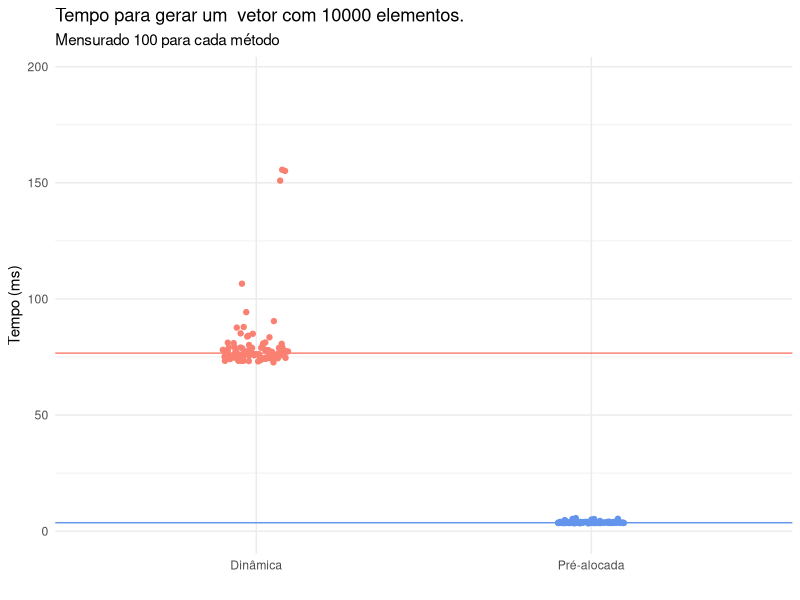
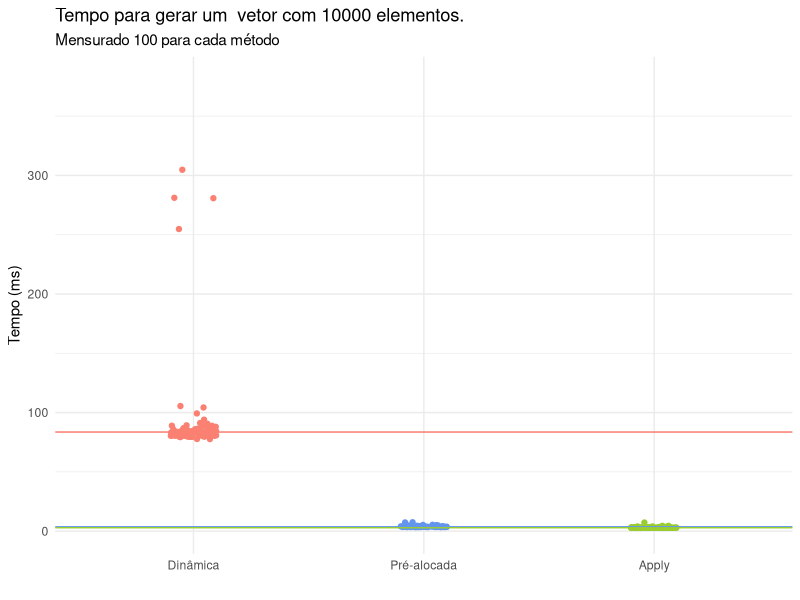
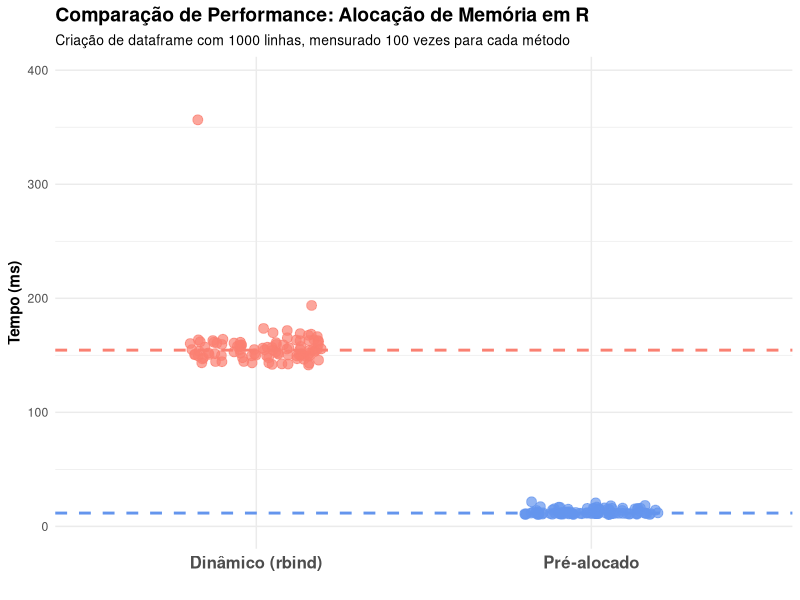

Generate these figures, in order, with R:
## ---- chunk 1

library(lobstr)
library(microbenchmark)
library(ggplot2)
## ---- chunk 2
out <- c()
for (i in 1:4) {
  out <- c(out, i)
  print(out)}
## ---- chunk 3
out <- c()
for (i in 1:4) {
  out <- c(out, i)
  cat('It', i, '| memory address:', lobstr::obj_addr(out), '\n')}
## ---- chunk 4
out <- rep(NA, 4)
for (i in 1:5) {
  out[i] <- i
  cat('It', i, '| memory address:', lobstr::obj_addr(out), '\n')}
## ---- chunk 5
n <- 10000

for_loop_timing <- microbenchmark(

  'Dinâmica' = {
    out <- c()
    for (i in 1:n) { out <- c(out, i) }
  },
  'Pré-alocada' = {
    out <- rep(NA, n)
    for (i in 1:n) { out[i] <- i }
  },
  times = 100
)

## ---- chunk 6

for_medians <- summary(for_loop_timing, unit = 'ms')$median
for_loop_timing$time_ms <- for_loop_timing$time / 1000000

ggplot(for_loop_timing, aes(x = expr, y = time_ms, color = expr)) +
  geom_jitter(width = .1) +
  labs(x = '', y = 'Tempo (ms)',
       title = 'Tempo para gerar um  vetor com 10000 elementos.',
       subtitle = 'Mensurado 100 para cada método',
       ) +
  ylim(0, max(for_loop_timing$time_ms) * 1.25) +
  geom_hline(yintercept = for_medians, color = c('salmon', 'cornflowerblue')) +
  theme_minimal() +
  theme(legend.position = 'none') +
  scale_color_manual(values = c('salmon', 'cornflowerblue'))

## ---- chunk 7
#| code-line-numbers: "11,12,13"

for_loop_timing <- microbenchmark(

  'Dinâmica' = {
    out <- c()
    for (i in 1:n) { out <- c(out, i) }
  },
  'Pré-alocada' = {
    out <- rep(NA, n)
    for (i in 1:n) { out[i] <- i }
  },
  'Apply' = {
    out <- lapply(1:n, function(x) x)
  },

  times = 100
)

## ---- chunk 8

for_medians <- summary(for_loop_timing, unit = 'ms')$median
for_loop_timing$time_ms <- for_loop_timing$time / 1000000

ggplot(for_loop_timing, aes(x = expr, y = time_ms, color = expr)) +
  geom_jitter(width = .1) +
  labs(x = '', y = 'Tempo (ms)',
       title = 'Tempo para gerar um  vetor com 10000 elementos.',
       subtitle = 'Mensurado 100 para cada método',
       ) +
  ylim(0, max(for_loop_timing$time_ms) * 1.25) +
  geom_hline(yintercept = for_medians, color = c('salmon', 'cornflowerblue', 'yellowgreen')) +
  theme_minimal() +
  theme(legend.position = 'none') +
  scale_color_manual(values = c('salmon', 'cornflowerblue', 'yellowgreen'))
## ---- chunk 9
n <- 1000

timing <- microbenchmark(
  "Dinâmico (rbind)" = {
    df <- data.frame()
    for (i in 1:n) {
      df <- rbind(df, data.frame(x = i, y = i^2))
    }
    df  
  },
  "Pré-alocado" = {
    df <- data.frame(x = numeric(n), y = numeric(n))
    for (i in 1:n) {
      df$x[i] <- i
      df$y[i] <- i^2
    }
    df  
  },
  times = 100
)

print(timing)
## ---- chunk 10
n <- 1000
df <- data.frame()
for (i in 1:n) {
  new_row <- data.frame(x = i, y = i^2)
  df <- rbind(df, new_row)
}
## ---- chunk 11
n <- 1000
df <- data.frame(x = numeric(n), y = numeric(n))  #Pré-alocação
for (i in 1:n) {
  df$x[i] <- i
  df$y[i] <- i^2
}
## ---- chunk 12

timing_medians <- summary(timing, unit = 'ms')$median
timing$time_ms <- timing$time / 1000000

ggplot(timing, aes(x = expr, y = time_ms, color = expr)) +
  geom_jitter(width = 0.2, alpha = 0.7, size = 3) +
  geom_hline(yintercept = timing_medians, 
             color = c("salmon", "cornflowerblue"), 
             linetype = "dashed", size = 1) +
  labs(x = "", y = "Tempo (ms)",
       title = "Comparação de Performance: Alocação de Memória em R",
       subtitle = paste("Criação de dataframe com", n, "linhas, mensurado", length(timing$time)/2, "vezes para cada método")) +
  theme_minimal() +
  theme(
    legend.position = "none",
    plot.title = element_text(face = "bold", size = 14),
    plot.subtitle = element_text(size = 10),
    axis.title.y = element_text(face = "bold"),
    axis.text.x = element_text(face = "bold", size = 12)
  ) +
  scale_color_manual(values = c("salmon", "cornflowerblue")) +
  
  ylim(0, max(timing$time_ms) * 1.1)
